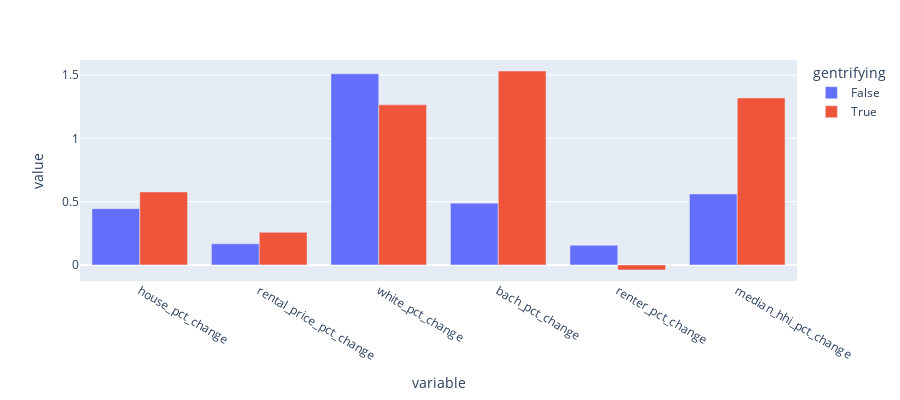

The code cell stored with this chart in its notebook:
### Markdown cell above
## EDA Visuals

### Code cell
df = airbnb_identifying_df

identifying_plot = px.bar(df, x="variable", y="value",
             color='gentrifying', barmode='group',
             height=400)
identifying_plot.show()

#identifying_plot.write_html(
    "/Users/mattparker/Documents/nss_projects/airbnb-sentiments/notebooks/identifying_plot.html")
#py.plot(identifying_plot, filename = 'identifying_plot', auto_open=True)

### Figure 1 — Plotly figure (JSON) as saved in the notebook; plotly's stock layout.template omitted (floating-point values rounded to 4 significant figures)
{"data": [{"alignmentgroup": "True", "hovertemplate": "gentrifying=False<br>variable=%{x}<br>value=%{y}<extra></extra>", "legendgroup": "False", "marker": {"color": "#636efa"}, "name": "False", "offsetgroup": "False", "orientation": "v", "showlegend": true, "textposition": "auto", "type": "bar", "x": ["house_pct_change", "rental_price_pct_change", "white_pct_change", "bach_pct_change", "renter_pct_change", "median_hhi_pct_change"], "xaxis": "x", "y": [0.4442, 0.1668, 1.509, 0.4877, 0.1547, 0.5599], "yaxis": "y"}, {"alignmentgroup": "True", "hovertemplate": "gentrifying=True<br>variable=%{x}<br>value=%{y}<extra></extra>", "legendgroup": "True", "marker": {"color": "#EF553B"}, "name": "True", "offsetgroup": "True", "orientation": "v", "showlegend": true, "textposition": "auto", "type": "bar", "x": ["house_pct_change", "rental_price_pct_change", "white_pct_change", "bach_pct_change", "renter_pct_change", "median_hhi_pct_change"], "xaxis": "x", "y": [0.5763, 0.2576, 1.264, 1.531, -0.03994, 1.319], "yaxis": "y"}], "layout": {"barmode": "group", "height": 400, "legend": {"title": {"text": "gentrifying"}, "tracegroupgap": 0}, "margin": {"t": 60}, "xaxis": {"anchor": "y", "domain": [0, 1], "title": {"text": "variable"}}, "yaxis": {"anchor": "x", "domain": [0, 1], "title": {"text": "value"}}}}
